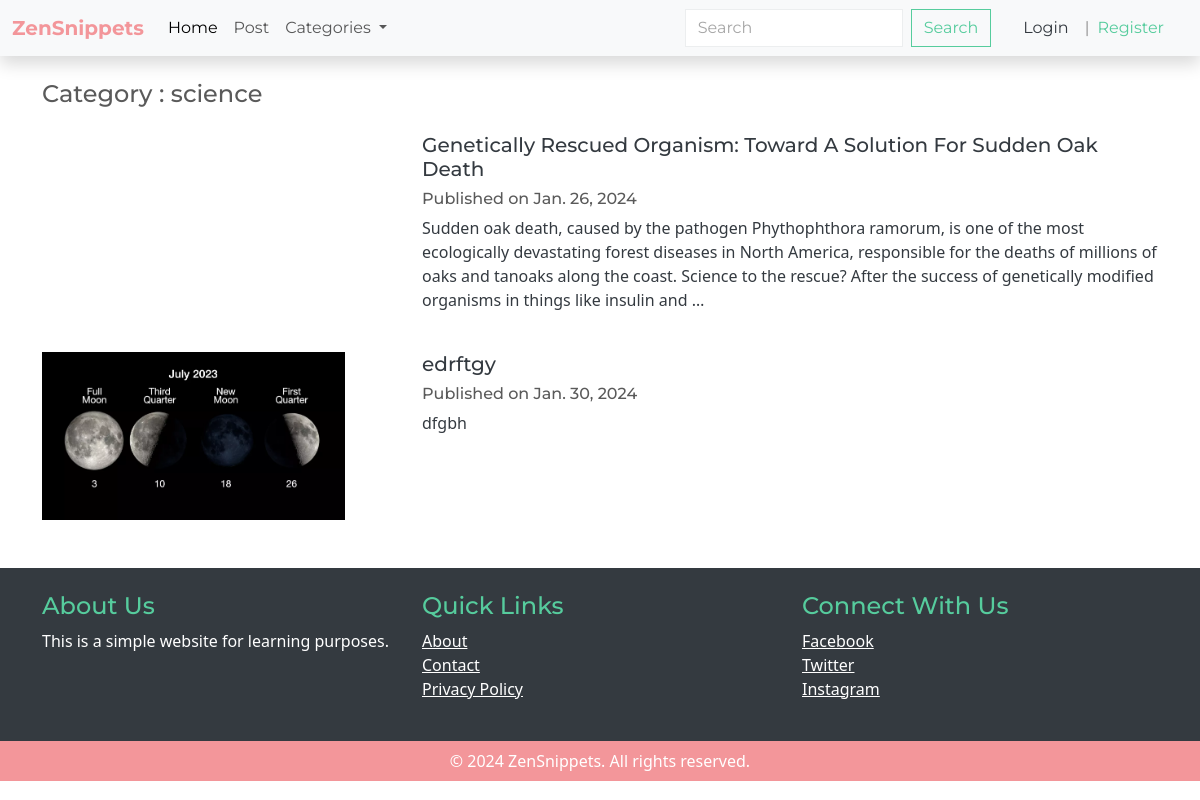
The page /article/category/1/ on the database as committed earlier.
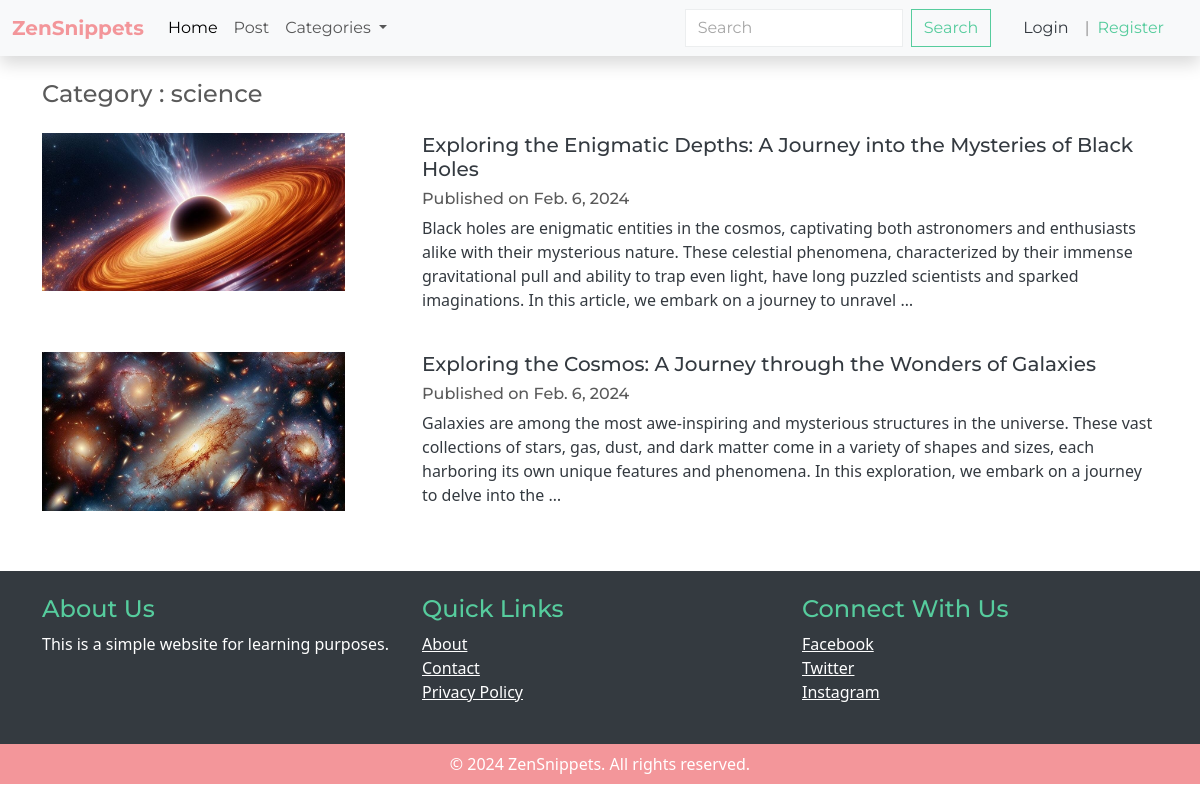
The same page on the database as committed later.
### article/models.py (models this page shows, shortened)
class Category(models.Model):
    name = models.CharField(max_length = 50)
    class Meta:
        verbose_name = 'Categorie'
    def __str__(self):
        return self.name

class Article(models.Model):
    author = models.ForeignKey(User, on_delete=models.CASCADE,  default = 1)
    category = models.ForeignKey(Category, on_delete = models.CASCADE, default = 1 )
    title = models.CharField(max_length=100)
    content = models.TextField(max_length = 10000)
    img = models.ImageField(upload_to='article_images/', default= 'default_img.jpg')
    pub_date = models.DateField(auto_now= True)

### article/views.py (the view)
# urls.py: path('article/category/<int:pk>/', categorised_article, name='categorised_article'),
def categorised_article(request, pk):
    if pk == 0:
        articles = Article.objects.all()
        context = {
            'articles': articles,
            'category' : 'all'
            }
    else:
        category = Category.objects.get(pk=pk)
        articles = Article.objects.filter(category = category).all()
        context ={
            'articles': articles,
            'category' : category,
        }
    return render(request, 'article/categorised_article.html', context)

### article/views.py (called while the page is built)
def categories(request):
    categories = Category.objects.all()
    return {
        'categories': categories,
    }

### article/templates/article/categorised_article.html
{% extends "base.html" %}
{% block content %}
<div class="container">
    {% if query %}
    <h4 class='my-4'> results for : {{query}} </h4>
    {% else %}
    <h4 class='my-4'>Category : {{category}}</h4>
    {% endif %}
    <div class="">
        {% for article in articles %}
            <a class="row text-decoration-none text-dark my-4" href="{% url "article:single_article" article.id %}">
                <div class="image col-4">
                    <img style="width:85%" src="{{article.img.url}}" alt="">
                </div>
                <div class="contents col-8">
                    <h5 class="text-dark">{{article.title}}</h5>
                    <h6 class="d-flex">
                        Published on {{ article.pub_date }}
                    </h6>
                    <p>{{article.content | truncatewords:50 }}</p>
                </div>
            </a>
        {% endfor %}
    </div>
</div>
{% endblock content %}

### templates/base.html (shortened to what this page needs)
{% load static %}
<!DOCTYPE html>
<html lang="en">
<head>
    <link rel="stylesheet" href="https://cdnjs.cloudflare.com/ajax/libs/font-awesome/5.15.4/css/all.min.css">
    <link rel="stylesheet" href="{% static "css/style.css" %}">
    <link rel="stylesheet" href="https://bootswatch.com/5/minty/bootstrap.min.css">
    <link rel="stylesheet" href="https://cdnjs.cloudflare.com/ajax/libs/font-awesome/4.7.0/css/font-awesome.min.css">
</head>
<body>
    {% block nav %}
    <nav class="navbar navbar-expand-lg bg-body-tertiary shadow">
        <div class="container-fluid">
          <a class="navbar-brand fw-bolder text-secondary" href="{% url "article:index" %}">ZenSnippets</a>
          <div class="collapse navbar-collapse" id="navbarSupportedContent">
            <ul class="navbar-nav me-auto mb-2 mb-lg-0">
              <li class="nav-item">
                <a class="nav-link active" aria-current="page" href="{% url "article:index" %}">Home</a>
              </li>
              <li class="nav-item">
                <a class="nav-link" href="{% url "article:post_article" %}">Post</a>
              </li>
              <li class="nav-item dropdown">
                <a class="nav-link dropdown-toggle" href="#" role="button" data-bs-toggle="dropdown" aria-expanded="false">
                  Categories
                </a>
              </li>
            </ul>
            <form action="{% url "article:search" %}" class="d-flex" role="search">
              <input class="form-control me-2 rounded-0" type="search" placeholder="Search" aria-label="Search" name="query">
              <button class="btn btn-outline-success rounded-0" type="submit">Search</button>
            </form>
            <div class="auth d-flex mx-3">
              {% if user.is_authenticated %}
                <a class="nav-link text-decoration-none mx-3" href="{% url "profile" %}">Profile</a>
                <span class="">|</span>
                <form class="nav-link" action="{% url "logout" %}" method="POST">
                  {% csrf_token %}
                  <button class='btn btn-outline-danger py-0 border-0' type="submit">Logout</button>
                </form>
              {% else %}
                <form class="nav-link" action="{% url "login" %}" method="POST">
                  <button class='btn btn-outline-dark py-0 border-0 mx-1' type="submit">Login</button>
                </form>
                <span class="">|</span>
                <a class="nav-link text-decoration-none text-success mx-2" href="{% url "register" %}">Register</a>
              {% endif %}
            </div>
          </div>
        </div>
      </nav>
    {% endblock nav %}
    {% block content %}
    {% endblock content %}
    {% block footer %}
    <footer class="bg-dark text-white mt-5">
      <div class="container py-4">
        <div class="row">
          <div class="col-md-4">
            <h4 class="text-success">About Us</h4>
            <p>This is a simple website for learning purposes.</p>
          </div>
          <div class="col-md-4">
            <h4 class="text-success">Quick Links</h4>
            <ul class="list-unstyled">
              <li><a href="/about" class="text-white">About</a></li>
              <li><a href="/contact" class="text-white">Contact</a></li>
              <li><a href="/privacy_policy" class="text-white">Privacy Policy</a></li>
            </ul>
          </div>
          <div class="col-md-4">
            <h4 class="text-success">Connect With Us</h4>
            <ul class="list-unstyled">
              <li><a href="#" target="_blank" rel="noopener noreferrer" class="text-white">Facebook</a></li>
              <li><a href="#" target="_blank" rel="noopener noreferrer" class="text-white">Twitter</a></li>
              <li><a href="#" target="_blank" rel="noopener noreferrer" class="text-white">Instagram</a></li>
            </ul>
          </div>
        </div>
      </div>
      <div class="bg-secondary py-2">
        <div class="container">
          <div class="row">
            <div class="col-md-12 text-center">
              <p class="mb-0">&copy; 2024 ZenSnippets. All rights reserved.</p>
            </div>
          </div>
        </div>
      </div>
    </footer>
    {% endblock footer %}
</body>
</html>

Rows that differ between the two databases and show on the page:
removed Article: title "Genetically Rescued Organism: Toward A Solution For Sudden Oak Death", pub_date "Jan. 26, 2024", content "Sudden oak death, caused by the pathogen Phythophthora ramorum, is one of the most ecologically devastating forest diseases in North America, responsible for the deaths of millions of oaks and tanoaks along the coast. Science to the rescue? After the success of genetically modified organisms in things like insulin and …"
removed Article: img (picture), title "edrftgy", pub_date "Jan. 30, 2024", content "dfgbh"
added Article: img (picture), title "Exploring the Enigmatic Depths: A Journey into the Mysteries of Black Holes", pub_date "Feb. 6, 2024", content "Black holes are enigmatic entities in the cosmos, captivating both astronomers and enthusiasts alike with their mysterious nature. These celestial phenomena, characterized by their immense gravitational pull and ability to trap even light, have long puzzled scientists and sparked imaginations. In this article, we embark on a journey to unravel …"
added Article: img (picture), title "Exploring the Cosmos: A Journey through the Wonders of Galaxies", pub_date "Feb. 6, 2024", content "Galaxies are among the most awe-inspiring and mysterious structures in the universe. These vast collections of stars, gas, dust, and dark matter come in a variety of shapes and sizes, each harboring its own unique features and phenomena. In this exploration, we embark on a journey to delve into the …"
